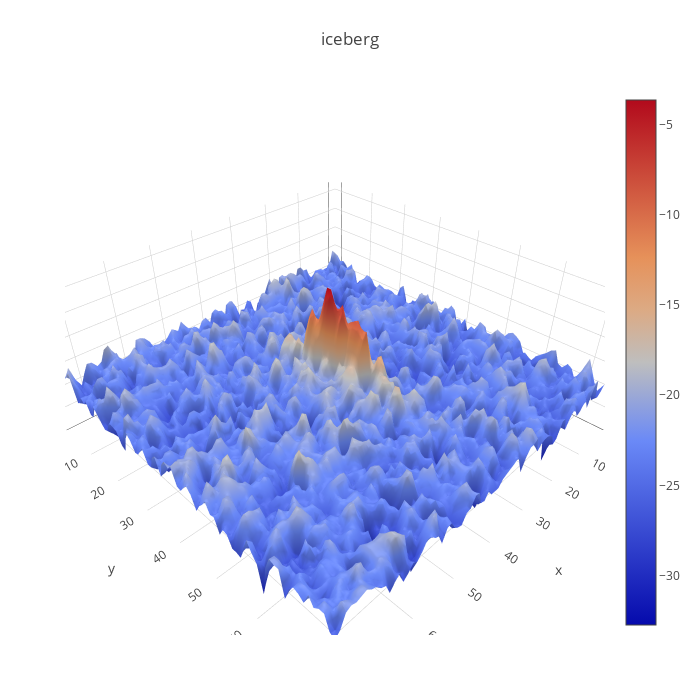

Write notebook code for a chart like this one.
### Code cell
plotmy3d(X_band_1[10,:,:], 'iceberg') #5 6 10 12 13

### Figure 1 — Plotly figure (JSON) as saved in the notebook; plotly's stock layout.template omitted (floating-point values rounded to 4 significant figures; data arrays with more than 128 entries replaced by an {"elided": "..."} marker saying what was removed)
{"data": [{"type": "surface", "z": {"elided": "75x75 float values"}}], "layout": {"autosize": false, "height": 700, "margin": {"b": 65, "l": 65, "r": 50, "t": 90}, "title": "iceberg", "width": 700}}
